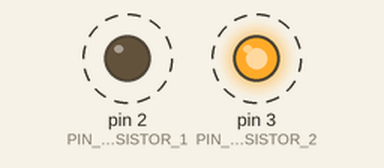
A sketch run on a simulated Arduino Uno, built with avr-gcc and run on an emulated ATmega328P. Shown: output pins drawn as LEDs (lit = HIGH). Dashed ring = blinking. What the sketch prints to the serial monitor is not drawn.

Above: at 0.29 s.
Timing chart, 0 to 3.2 s (numbered marks = the images above):
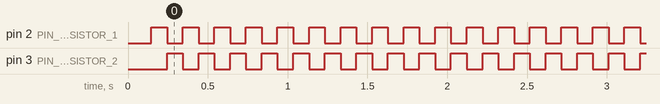

Measured:
- by itself, pin 2 (PIN_TRANSISTOR_1), pin 3 (PIN_TRANSISTOR_2): alternates HIGH for 0.10 s and LOW for 0.10 s

The sketch:

arduino_bc547_toggle.ino
```cpp
/*
  =============================================================================
  PROYECTO: Conmutación Alternada de Dos Transistores BC547C con Arduino
  DESCRIPCIÓN: Este programa conmuta (alterna) el estado de dos transistores NPN
               BC547C cada 1 segundo (1000 ms) para encender y apagar dos LEDs
               de forma intercalada (L1 Encendido / L2 Apagado -> L1 Apagado / L2 Encendido).

  HARDWARE:
  - Arduino Uno / Nano / Mega / Leonardo
  - 2 Transistores NPN BC547C (Encapsulado TO-92)
  - 2 Resistencias de Base: 1 kΩ (marrón-negro-rojo-dorado) o 2.2 kΩ
  - 2 Resistencias para LED: 220 Ω (rojo-rojo-marrón-dorado) o 330 Ω
  - 2 LEDs (Ejemplo: Rojo y Verde)
  - Protoboard y Cables Jumper

  CONEXIONES:
  - Pin Digital 2 (Arduino) -> Resistencia 1kΩ -> Base (Pin 2) del Transistor Q1
  - Pin Digital 3 (Arduino) -> Resistencia 1kΩ -> Base (Pin 2) del Transistor Q2
  - Emisores (Pin 3 de Q1 y Q2) -> GND de Arduino (Masa común)
  - Ánodo (+) de LED1 -> Resistencia 220Ω -> +5V de Arduino
  - Cátodo (-) de LED1 -> Colector (Pin 1) de Q1
  - Ánodo (+) de LED2 -> Resistencia 220Ω -> +5V de Arduino
  - Cátodo (-) de LED2 -> Colector (Pin 1) de Q2
  =============================================================================
*/

// Definición de pines para controlar las bases de los transistores
const int PIN_TRANSISTOR_1 = 2; // Pin digital conectado a la Base de Q1 (BC547C)
const int PIN_TRANSISTOR_2 = 3; // Pin digital conectado a la Base de Q2 (BC547C)

// Tiempo de conmutación en milisegundos (1 segundo = 1000 ms)
const unsigned long INTERVALO_CONMUTACION = 20;

// Variables de estado
unsigned long tiempoAnterior = 0; // Almacena la última vez que se conmutó
bool estadoTransistor1 = true;    // Inicia Q1 activo (HIGH) y Q2 inactivo (LOW)

void setup() {
  // Configurar los pines de control como Salidas Digitales
  pinMode(PIN_TRANSISTOR_1, OUTPUT);
  pinMode(PIN_TRANSISTOR_2, OUTPUT);

  // Inicializar comunicación serial para monitoreo en la computadora (opcional)
  Serial.begin(9600);
  Serial.println(F("=================================================="));
  Serial.println(F("Sistema de Conmutación Transistores BC547C Iniciado"));
  Serial.println(F("Intervalo de conmutacion: 1000 ms (1 segundo)"));
  Serial.println(F("=================================================="));

  // Aplicar estado inicial: Q1 ON, Q2 OFF
  actualizarEstadoTransistores();
}

void loop() {
  // Obtener el tiempo transcurrido desde el encendido del Arduino
  unsigned long tiempoActual = millis();

  // Verificar si ha transcurrido 1 segundo (1000 ms) desde la última conmutación
  if (tiempoActual - tiempoAnterior >= INTERVALO_CONMUTACION) {
    // Actualizar la marca de tiempo
    tiempoAnterior = tiempoActual;

    // Invertir el estado (Toggle): Si era true pasa a false, y viceversa
    estadoTransistor1 = !estadoTransistor1;

    // Aplicar los nuevos estados a las salidas digitales
    actualizarEstadoTransistores();
  }

  // NOTA: Al usar millis(), el loop queda libre para ejecutar otras tareas
  // sin bloquear el procesador como ocurriría con delay().
}

/**
 * Función auxiliar para enviar las señales digitales a las bases de los transistores
 * y mostrar el estado en el Monitor Serie.
 */
void actualizarEstadoTransistores() {
  if (estadoTransistor1) {
    // Q1 conduce (Saturación) -> LED1 ENCIENDE
    // Q2 cortado (Corte)       -> LED2 APAGA
    digitalWrite(PIN_TRANSISTOR_1, HIGH);
    digitalWrite(PIN_TRANSISTOR_2, LOW);

    Serial.println(F("[ESTADO] Transistor Q1: ACTIVADO (HIGH) | Transistor Q2: DESACTIVADO (LOW) -> LED 1 ENCENDIDO"));
  } else {
    // Q1 cortado (Corte)       -> LED1 APAGA
    // Q2 conduce (Saturación) -> LED2 ENCIENDE
    digitalWrite(PIN_TRANSISTOR_1, LOW);
    digitalWrite(PIN_TRANSISTOR_2, HIGH);

    Serial.println(F("[ESTADO] Transistor Q1: DESACTIVADO (LOW) | Transistor Q2: ACTIVADO (HIGH) -> LED 2 ENCENDIDO"));
  }
}

/*
  =============================================================================
  CÓDIGO ALTERNATIVO CON delay() (VERSIÓN BÁSICA):
  Si prefieres la versión tradicional simplificada con delay(), puedes usar esta:

  void setup() {
    pinMode(2, OUTPUT);
    pinMode(3, OUTPUT);
  }

  void loop() {
    digitalWrite(2, HIGH); // Transistor Q1 conduce (LED1 encendido)
    digitalWrite(3, LOW);  // Transistor Q2 cortado  (LED2 apagado)
    delay(1000);           // Espera 1 segundo

    digitalWrite(2, LOW);  // Transistor Q1 cortado  (LED1 apagado)
    digitalWrite(3, HIGH); // Transistor Q2 conduce (LED2 encendido)
    delay(1000);           // Espera 1 segundo
  }
  =============================================================================
*/
```
